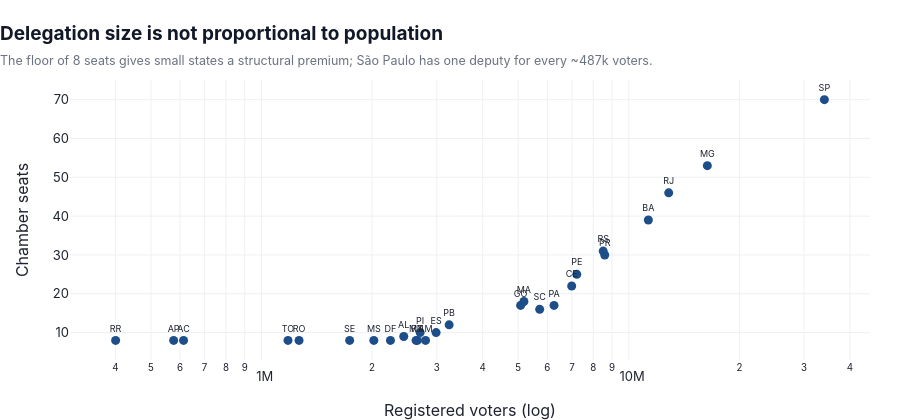

Notebook source saved alongside this figure:
### Markdown cell above
## 3. The Chamber and the state assemblies

Chamber delegations range from **8 deputies** in the smallest states to **70 in São Paulo**, fixed by the complementary law that caps the chamber at 513 and sets a minimum of 8 and a maximum of 70 per state. That design — combined with state-level district magnitudes — is the main source of Brazil's disproportionality, and it is visible in the map below.

### Code cell
ch_state = ch_win.groupby("SG_UF", as_index=False).size().rename(columns={"size": "seats"})
ch_state = ch_state.merge(turn[["SG_UF", "aptos", "part"]], on="SG_UF")
ch_state["seats_per_100k"] = 100000 * ch_state.seats / ch_state.aptos

fig = elib.uf_map(ch_state, "seats", colorscale="Blues", cbar="Deputies",
                  title="Chamber delegation size by state",
                  subtitle="From 8 deputies in the smallest states to 70 in São Paulo — the 513-seat cap in action.",
                  height=620)
fig.update_traces(customdata=np.stack([ch_state.SG_UF, ch_state.seats.map(lambda v: f"{v}"),
                                       ch_state.aptos.map(elib.fmt_int),
                                       ch_state.seats_per_100k.map(lambda v: f"{v:.2f}")], axis=-1))
fig.update_traces(hovertemplate="<b>%{customdata[0]}</b><br>%{customdata[1]} deputies<br>Electorate: %{customdata[2]}"
                                "<br>%{customdata[3]} deputies per 100k voters<extra></extra>")
elib.save(fig, "n2_chamber_seats_state")
fig.show()

fig = go.Figure(go.Scatter(x=ch_state.aptos, y=ch_state.seats, mode="markers+text",
                           text=ch_state.SG_UF, textposition="top center", textfont=dict(size=9),
                           marker=dict(size=9, color="#1d4e89")))
fig.update_xaxes(type="log", title="Registered voters (log)")
fig.update_yaxes(title="Chamber seats")
elib.finish(fig, "Delegation size is not proportional to population",
            "The floor of 8 seats gives small states a structural premium; São Paulo has one deputy for every ~487k voters.", height=420)
fig.show()

### Figure 1 — Plotly figure (JSON) as saved in the notebook; plotly's stock layout.template omitted (floating-point values rounded to 4 significant figures)
{"data": [{"marker": {"color": "#1d4e89", "size": 9}, "mode": "markers+text", "text": ["AC", "AL", "AM", "AP", "BA", "CE", "DF", "ES", "GO", "MA", "MG", "MS", "MT", "PA", "PB", "PE", "PI", "PR", "RJ", "RN", "RO", "RR", "RS", "SC", "SE", "SP", "TO"], "textfont": {"size": 9}, "textposition": "top center", "x": [613300.0, 2439000.0, 2796000.0, 576400.0, 11300000.0, 6991000.0, 2244000.0, 2988000.0, 5075000.0, 5181000.0, 16360000.0, 2022000.0, 2635000.0, 6258000.0, 3242000.0, 7217000.0, 2703000.0, 8601000.0, 12840000.0, 2656000.0, 1265000.0, 400600.0, 8516000.0, 5720000.0, 1737000.0, 34080000.0, 1180000.0], "y": [8, 9, 8, 8, 39, 22, 8, 10, 17, 18, 53, 8, 8, 17, 12, 25, 10, 30, 46, 8, 8, 8, 31, 16, 8, 70, 8], "type": "scatter"}], "layout": {"xaxis": {"type": "log", "title": {"text": "Registered voters (log)"}}, "yaxis": {"title": {"text": "Chamber seats"}}, "title": {"text": "<b>Delegation size is not proportional to population</b><br><span style='font-size:12.5px;color:#6b7280'>The floor of 8 seats gives small states a structural premium; São Paulo has one deputy for every ~487k voters.</span>", "x": 0.0, "xanchor": "left"}, "height": 420}}
